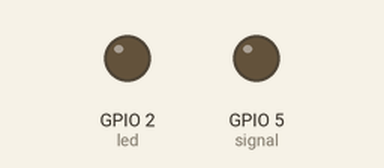
This program was run on a simulated ESP32 board running MicroPython. Shown: output pins drawn as LEDs (lit = HIGH). The clock reads 2024-03-15 10:24:30 at power-on unless the program sets it; what the program prints to the serial console is not drawn.

Above: at 0.05 s.
At 35.15 s:
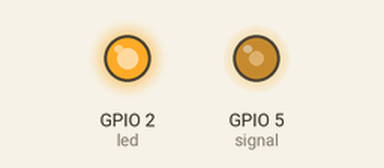
Timing chart, 0 to 45.8 s (numbered marks = the images above):
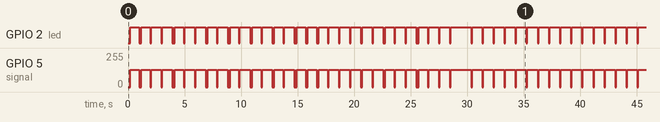

The program:

main.py
```python
# Based on: https://github.com/smre/DCF77/blob/master/DCF77.py

import time
import math
import machine

# Offset from UTC in seconds
OFFSET = 2*3600

# Seconds in a minute
ONE_MINUTE = 60

# Is It DST
DST = True

# LED Indicator
led = machine.Pin(2, machine.Pin.OUT)

# Transmitter Initalizer (change frequency in the main code)
signal = machine.PWM(machine.Pin(5), freq=10, duty=10)

# Get localtime (tz is not supported)
def localtime():
    return time.time() + OFFSET

#Convert int to BCD
def to_binary(value, size):
    binary_value = '{0:b}'.format(int(value))
    return ("".join(reversed(binary_value))) + ('0' * (size - len(binary_value)))

#Convert int to BCD String
def bcd(value, size):
    if size <= 4:
        return to_binary(value, size)
    else:
        ones = to_binary(math.floor(value % 10), 4)
        tens = to_binary(math.floor(value / 10), size - 4)
        return ones + tens

# Calculate even parity bit
def even_parity(value):
    return str(value.count('1') % 2)

def CodeTime(t, dst):
    dcf = '0' * 17

    if(dst):
        dcf += '10'
    else :
        dcf += '01'

    dcf += '01'

    tm = time.gmtime(t)
    year = tm[0]
    month = tm[1]
    mday = tm[2]
    hour = tm[3]
    minute = tm[4]
    weekday = tm[6]

    # minutes + parity bit
    dcf += bcd(minute, 7)
    dcf += even_parity(bcd(minute, 7))

    # hours + parity bit
    dcf += bcd(hour, 6)
    dcf += even_parity(bcd(hour, 6))

    # day of month
    dcf += bcd(mday, 6)

    wday = weekday

    if(wday == 0):
        wday = 7

    # day of week
    dcf += bcd(wday + 1, 3)

    # month number
    dcf += bcd(month, 5)

    # year (within century) + parity bit for all date bits
    dcf += bcd(year % 100, 8)
    dcf += even_parity(bcd(month, 6) + bcd(wday + 1, 3) + bcd(month, 5) + bcd(year % 100, 8))

    # special "59th" second (no amplitude modulation)
    dcf += '-'

    return dcf

def DcfOut():
    now = localtime()+ONE_MINUTE
    tm = time.gmtime(now)
    second = tm[5]
    seq = CodeTime(now, DST)
    code = seq[second]

    if(code == '-'):
        led.value(1)
        signal.duty(512)
        time.sleep(0.9)
    elif(code == '0'):
        led.value(0)
        signal.duty(0)
        time.sleep(0.09)
        led.value(1)
        signal.duty(512)
        time.sleep(0.89)
    elif(code == '1'):
        led.value(0)
        signal.duty(0)
        time.sleep(0.19)
        led.value(1)
        signal.duty(512)
        time.sleep(0.79)
    else:
        led.value(1)
        signal.duty(512)

def main():
    # Change Frequency here
    signal.init(freq=77500, duty=512)
    print(CodeTime(localtime()+ONE_MINUTE, DST))

    while(1):
        DcfOut()

if(__name__ == '__main__'):
    main()
```

Measured:
- by itself, GPIO 2 (led): moves between LOW and HIGH, repeating every 35.2 s
- by itself, GPIO 5 (signal): moves between 0/255 and 128/255, repeating every 35.2 s
